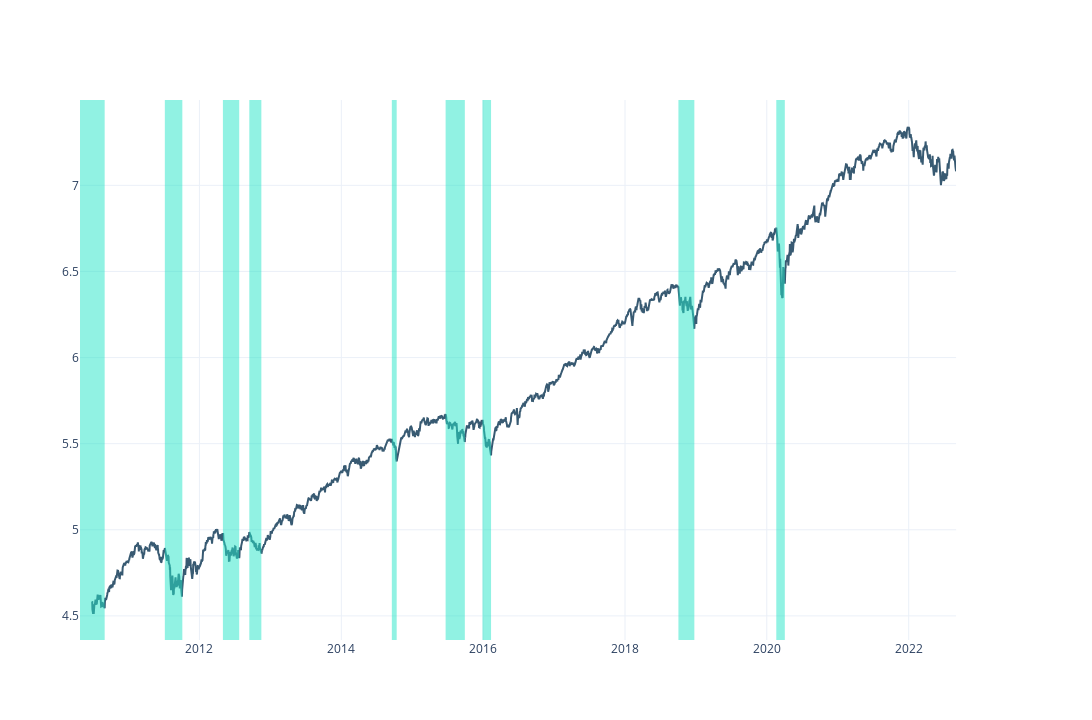

The code cell stored with this chart in its notebook:
### Code cell
# Let's highlight the bear market on chart for selected dates

for dates in bear_regime_dates:
    fig.add_vrect(x0 = dates[0], x1 = dates[1], fillcolor = "#24E6C7", opacity = 0.5, line_width = 0)

fig.show()

### Figure 1 — Plotly figure (JSON) as saved in the notebook; plotly's stock layout.template omitted (floating-point values rounded to 4 significant figures; data arrays with more than 128 entries replaced by an {"elided": "..."} marker saying what was removed)
{"data": [{"line": {"color": "#385A72"}, "name": "Index", "type": "scatter", "x": {"elided": "3070 str values"}, "y": {"elided": "3070 float values"}}], "layout": {"height": 720, "shapes": [{"fillcolor": "#24E6C7", "line": {"width": 0}, "opacity": 0.5, "type": "rect", "x0": "2010-04-26", "x1": "2010-08-31", "xref": "x", "y0": 0, "y1": 1, "yref": "y domain"}, {"fillcolor": "#24E6C7", "line": {"width": 0}, "opacity": 0.5, "type": "rect", "x0": "2011-07-07", "x1": "2011-10-05", "xref": "x", "y0": 0, "y1": 1, "yref": "y domain"}, {"fillcolor": "#24E6C7", "line": {"width": 0}, "opacity": 0.5, "type": "rect", "x0": "2012-05-01", "x1": "2012-07-24", "xref": "x", "y0": 0, "y1": 1, "yref": "y domain"}, {"fillcolor": "#24E6C7", "line": {"width": 0}, "opacity": 0.5, "type": "rect", "x0": "2012-09-14", "x1": " 2012-11-15", "xref": "x", "y0": 0, "y1": 1, "yref": "y domain"}, {"fillcolor": "#24E6C7", "line": {"width": 0}, "opacity": 0.5, "type": "rect", "x0": "2014-09-18", "x1": "2014-10-13", "xref": "x", "y0": 0, "y1": 1, "yref": "y domain"}, {"fillcolor": "#24E6C7", "line": {"width": 0}, "opacity": 0.5, "type": "rect", "x0": "2015-06-22", "x1": "2015-09-29", "xref": "x", "y0": 0, "y1": 1, "yref": "y domain"}, {"fillcolor": "#24E6C7", "line": {"width": 0}, "opacity": 0.5, "type": "rect", "x0": "2015-12-29", "x1": "2016-02-11", "xref": "x", "y0": 0, "y1": 1, "yref": "y domain"}, {"fillcolor": "#24E6C7", "line": {"width": 0}, "opacity": 0.5, "type": "rect", "x0": "2018-10-03", "x1": "2018-12-24", "xref": "x", "y0": 0, "y1": 1, "yref": "y domain"}, {"fillcolor": "#24E6C7", "line": {"width": 0}, "opacity": 0.5, "type": "rect", "x0": "2020-02-19", "x1": "2020-04-03", "xref": "x", "y0": 0, "y1": 1, "yref": "y domain"}], "width": 1440, "xaxis": {"anchor": "y", "domain": [0, 0.94]}, "yaxis": {"anchor": "x", "domain": [0, 1]}, "yaxis2": {"anchor": "x", "overlaying": "y", "side": "right"}}}
